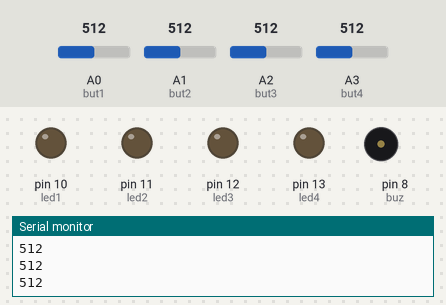
Bench run of a sketch on a simulated Arduino Uno, built with avr-gcc and run on an emulated ATmega328P. Parts: output pins drawn as LEDs (lit = HIGH), buzzer (waves = sounding), the last lines printed to the serial monitor. Inputs (shaded band) come from the test bench; at power-on: A0 (but1) = 512, A1 (but2) = 512, A2 (but3) = 512, A3 (but4) = 512.

Above: at 5.8 s.
5.9 s: A0 (but1) set to 106
11.9 s: A0 (but1) set to 92
At 15.9 s:
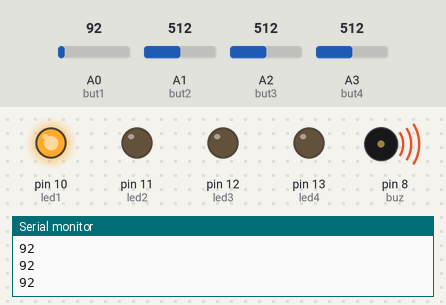
17.9 s: A0 (but1) set to 110
At 18.8 s:
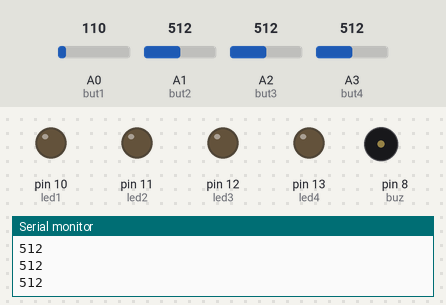
23.9 s: A1 (but2) set to 109
29.9 s: A1 (but2) set to 89
At 33.9 s:
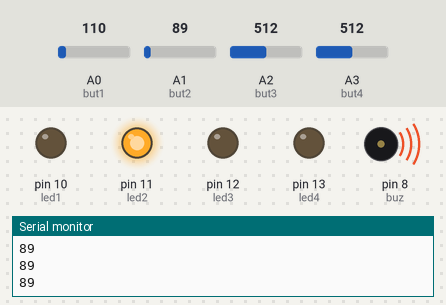
35.9 s: A1 (but2) set to 110
At 37.0 s:
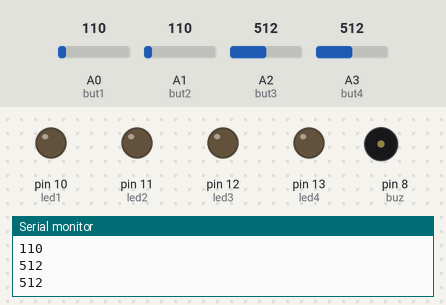
Timing chart, 0 to 38.9 s (numbered marks = the images above; inputs shaded):
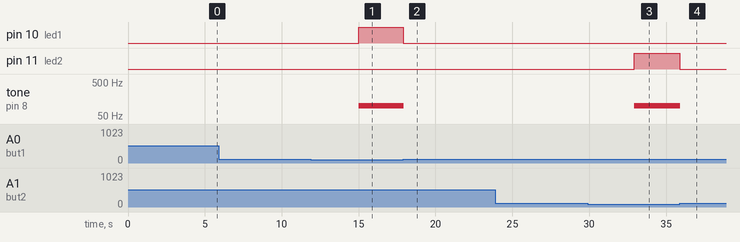

The sketch:

Alarm-TI_Project.ino
```cpp
int but1=A0;
int but2=A1;
int but3=A2;
int but4=A3;
int led1=10;
int led2=11;
int led3=12;
int led4=13;
int buz=8;
int freq=100;
void setup()
{
  pinMode(buz,OUTPUT);
  pinMode(but1,INPUT);
  pinMode(but2,INPUT);
  pinMode(but3,INPUT);
  pinMode(but4,INPUT);
  pinMode(led1,OUTPUT);
  pinMode(led2,OUTPUT);
  pinMode(led3,OUTPUT);
  pinMode(led4,OUTPUT);
  Serial.begin(9600);
}
void loop()
{
  int a,b,c,d;
  digitalWrite(led1,HIGH);
  while(1)
  {
    a=analogRead(but1);
    tone(buz,freq);
    Serial.println(a);
    if(a>100)
    {
      digitalWrite(led1,LOW);
      break;
    }
  }
  digitalWrite(led2,HIGH);
  while(1)
  {
    b=analogRead(but2);
    tone(buz,freq);
    Serial.println(b);
    if(b>100)
    {
      digitalWrite(led2,LOW);
      break;
    }
  }
  digitalWrite(led3,HIGH);
  while(1)
  {
    c=analogRead(but3);
    tone(buz,freq);
    Serial.println(c);
    if(c>100)
    {
      digitalWrite(led3,LOW);
      break;
    }
  }
  digitalWrite(led4,HIGH);
  while(1)
  {
    d=analogRead(but4);
    tone(buz,freq);
    Serial.println(d);
    if(d>100)
    {
      digitalWrite(led4,LOW);
      break;
    }
  }
  noTone(buz);
  delay(5000);
}
```

Measured:
- the behaviour switches between 101 and 100 on A0 (but1) (found by bisection; images 0 and 1)
- the behaviour switches between 101 and 100 on A1 (but2) (found by bisection; images 2 and 3)
- after the input at 11.9 s, pin 10 (led1): LOW → HIGH after 3.1 s; tone on pin 8 (buz): silent → 100 Hz after 3.1 s
- after the input at 17.9 s, pin 10 (led1): HIGH → LOW at once; tone on pin 8 (buz): 100 Hz → silent at once
- after the input at 29.9 s, pin 11 (led2): LOW → HIGH after 3.0 s; tone on pin 8 (buz): silent → 100 Hz after 3.0 s
- after the input at 35.9 s, pin 11 (led2): HIGH → LOW at once; tone on pin 8 (buz): 100 Hz → silent at once
